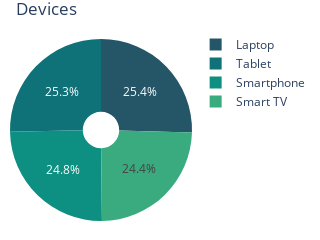

Write notebook code for a chart like this one.
### Code cell
devices = pd.DataFrame(df['Device'].value_counts()).reset_index()

fig1 = px.pie(devices,
              values='count',
              names='Device',
              color_discrete_sequence=px.colors.sequential.Aggrnyl,
              title='Devices',
              hole=0.2
             )

fig1.update_layout(
    height=200,
    width=300,
    margin=dict(l=10, r=10, t=30, b=10)
)

### Figure 1 — Plotly figure (JSON) as saved in the notebook; plotly's stock layout.template omitted (floating-point values rounded to 4 significant figures)
{"data": [{"domain": {"x": [0, 1], "y": [0, 1]}, "hole": 0.2, "hovertemplate": "Device=%{label}<br>count=%{value}<extra></extra>", "labels": ["Laptop", "Tablet", "Smartphone", "Smart TV"], "legendgroup": "", "name": "", "showlegend": true, "type": "pie", "values": [636, 633, 621, 610]}], "layout": {"height": 200, "legend": {"tracegroupgap": 0}, "margin": {"b": 10, "l": 10, "r": 10, "t": 30}, "piecolorway": ["rgb(36, 86, 104)", "rgb(15, 114, 121)", "rgb(13, 143, 129)", "rgb(57, 171, 126)", "rgb(110, 197, 116)", "rgb(169, 220, 103)", "rgb(237, 239, 93)"], "title": {"text": "Devices"}, "width": 300}}
